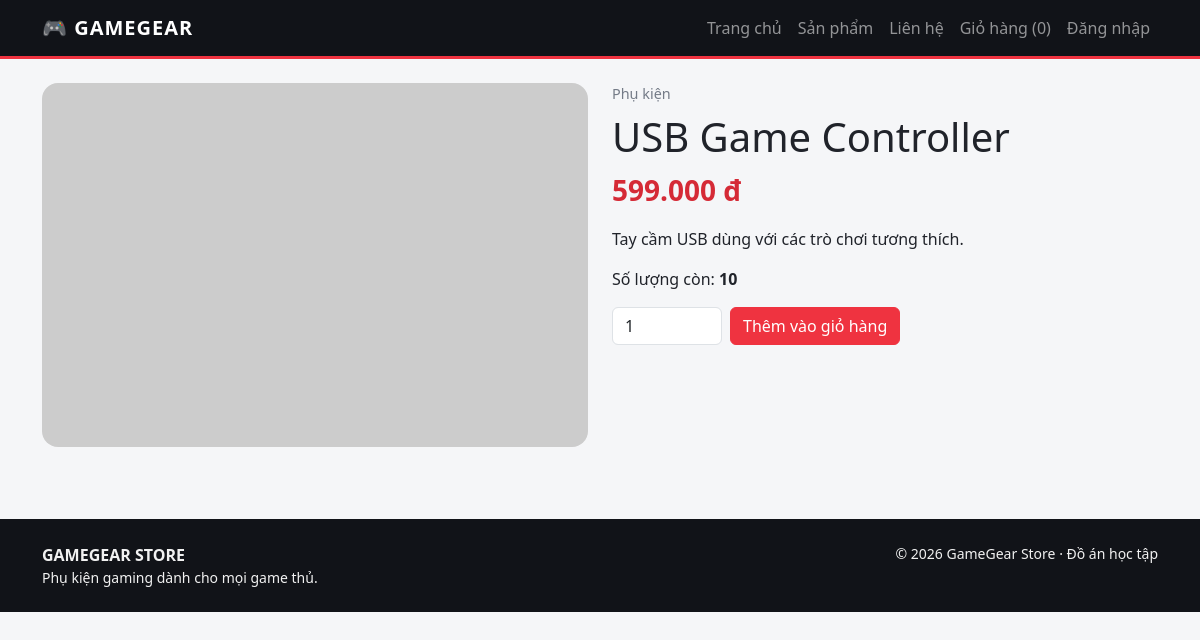
/product.php?id=6, run on the app's committed database.
### tables this page shows
CREATE TABLE products (
 product_id INT AUTO_INCREMENT PRIMARY KEY,
 category_id INT NULL,
 product_name VARCHAR(180) NOT NULL,
 price DECIMAL(12,2) NOT NULL DEFAULT 0 CHECK(price >= 0),
 quantity INT NOT NULL DEFAULT 0 CHECK(quantity >= 0),
 image VARCHAR(500) NULL,
 description TEXT NULL,
 created_at DATETIME NOT NULL DEFAULT CURRENT_TIMESTAMP,
 CONSTRAINT fk_products_category FOREIGN KEY(category_id) REFERENCES categories(category_id) ON UPDATE CASCADE ON DELETE SET NULL,
 INDEX idx_products_name(product_name), INDEX idx_products_category(category_id)
);

CREATE TABLE categories (
 category_id INT AUTO_INCREMENT PRIMARY KEY,
 category_name VARCHAR(100) NOT NULL UNIQUE,
 description TEXT NULL
);

### config.php (called while the page is built, shortened)
<?php
function e($value) { return htmlspecialchars((string)$value, ENT_QUOTES, 'UTF-8'); }
function money($value) { return number_format((float)$value, 0, ',', '.') . ' đ'; }
?>

### product.php (the view)
<?php require 'config.php'; $id=(int)($_GET['id']??0);$st=$pdo->prepare('SELECT p.*,c.category_name FROM products p LEFT JOIN categories c ON p.category_id=c.category_id WHERE p.product_id=?');$st->execute([$id]);$p=$st->fetch();if(!$p){http_response_code(404);exit('Không tìm thấy sản phẩm. <a href="products.php">Quay lại</a>');}$pageTitle=$p['product_name'];$msg='';if($_SERVER['REQUEST_METHOD']==='POST'){$qty=max(1,(int)($_POST['quantity']??1));if($p['quantity']<1)$msg='Sản phẩm đã hết hàng.';elseif($qty>$p['quantity'])$msg='Số lượng vượt quá tồn kho.';else{$_SESSION['cart'][$id]=min($p['quantity'],($_SESSION['cart'][$id]??0)+$qty);header('Location: cart.php');exit;}}require 'includes/header.php';?><div class="row g-4"><div class="col-md-6"><img class="img-fluid rounded-4 w-100" style="max-height:480px;object-fit:cover" src="<?= e($p['image'] ?: 'https://placehold.co/800x600?text=GameGear') ?>" alt="<?= e($p['product_name']) ?>"></div><div class="col-md-6"><div class="small-muted mb-2"><?= e($p['category_name']??'Phụ kiện') ?></div><h1><?= e($p['product_name']) ?></h1><p class="price fs-3"><?= money($p['price']) ?></p><p><?= nl2br(e($p['description'])) ?></p><p>Số lượng còn: <strong><?= (int)$p['quantity'] ?></strong></p><?php if($msg): ?><div class="alert alert-warning"><?= e($msg) ?></div><?php endif; ?><form method="post" class="d-flex gap-2"><input type="number" class="form-control" style="max-width:110px" name="quantity" min="1" max="<?= (int)$p['quantity'] ?>" value="1"><button class="btn btn-red" <?= $p['quantity']<1?'disabled':'' ?>>Thêm vào giỏ hàng</button></form></div></div><?php require 'includes/footer.php';?>

### assets/css/style.css (style rules this page uses)
:root { --gg-red:#ef3340;--gg-dark:#111318;--gg-panel:#1a1d24 }
body { background:#f5f6f8;color:#20232a;font-family:system-ui,-apple-system,Segoe UI,sans-serif }
.btn-red { background:var(--gg-red);border-color:var(--gg-red);color:white }
.price { color:#d52a36;font-size:1.1rem;font-weight:800 }
.small-muted { color:#747b87;font-size:.9rem }

### data on the page
products: category.category_name "Phụ kiện", product_name "USB Game Controller", price "599.000 đ", description "Tay cầm USB dùng với các trò chơi tương thích.", quantity "10"

### other printed values
array_sum($_SESSION['cart'] ?? []) "0"
